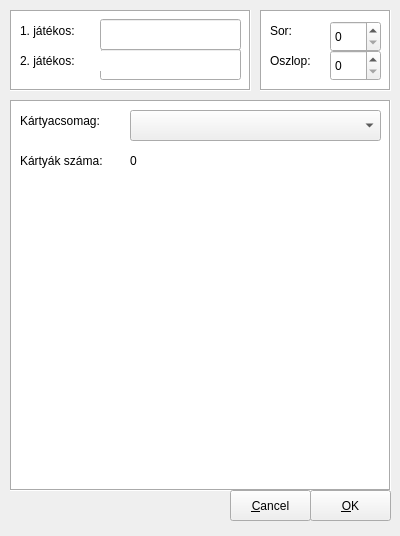
<?xml version="1.0" encoding="UTF-8"?>
<ui version="4.0">
 <class>ConfigurationDialog</class>
 <widget class="QWidget" name="ConfigurationDialog">
  <property name="geometry">
   <rect>
    <x>0</x>
    <y>0</y>
    <width>400</width>
    <height>536</height>
   </rect>
  </property>
  <property name="windowTitle">
   <string>Form</string>
  </property>
  <property name="styleSheet">
   <string notr="true">QFrame { background-color : white }</string>
  </property>
  <widget class="QFrame" name="frame">
   <property name="geometry">
    <rect>
     <x>10</x>
     <y>10</y>
     <width>241</width>
     <height>81</height>
    </rect>
   </property>
   <property name="frameShape">
    <enum>QFrame::Box</enum>
   </property>
   <property name="frameShadow">
    <enum>QFrame::Sunken</enum>
   </property>
   <widget class="QLineEdit" name="lineSecondPlayerName">
    <property name="geometry">
     <rect>
      <x>90</x>
      <y>39</y>
      <width>141</width>
      <height>31</height>
     </rect>
    </property>
   </widget>
   <widget class="QLabel" name="label">
    <property name="geometry">
     <rect>
      <x>10</x>
      <y>10</y>
      <width>81</width>
      <height>21</height>
     </rect>
    </property>
    <property name="text">
     <string>1. játékos:</string>
    </property>
   </widget>
   <widget class="QLabel" name="label_2">
    <property name="geometry">
     <rect>
      <x>10</x>
      <y>40</y>
      <width>81</width>
      <height>21</height>
     </rect>
    </property>
    <property name="text">
     <string>2. játékos:</string>
    </property>
   </widget>
   <widget class="QLineEdit" name="lineFirstPlayerName">
    <property name="geometry">
     <rect>
      <x>90</x>
      <y>9</y>
      <width>141</width>
      <height>31</height>
     </rect>
    </property>
   </widget>
  </widget>
  <widget class="QFrame" name="frame_2">
   <property name="geometry">
    <rect>
     <x>260</x>
     <y>10</y>
     <width>131</width>
     <height>81</height>
    </rect>
   </property>
   <property name="frameShape">
    <enum>QFrame::Box</enum>
   </property>
   <property name="frameShadow">
    <enum>QFrame::Sunken</enum>
   </property>
   <widget class="QSpinBox" name="spinCols">
    <property name="geometry">
     <rect>
      <x>70</x>
      <y>40</y>
      <width>51</width>
      <height>31</height>
     </rect>
    </property>
   </widget>
   <widget class="QLabel" name="label_4">
    <property name="geometry">
     <rect>
      <x>10</x>
      <y>40</y>
      <width>51</width>
      <height>21</height>
     </rect>
    </property>
    <property name="text">
     <string>Oszlop:</string>
    </property>
   </widget>
   <widget class="QSpinBox" name="spinRows">
    <property name="geometry">
     <rect>
      <x>70</x>
      <y>11</y>
      <width>51</width>
      <height>31</height>
     </rect>
    </property>
   </widget>
   <widget class="QLabel" name="label_3">
    <property name="geometry">
     <rect>
      <x>10</x>
      <y>10</y>
      <width>46</width>
      <height>21</height>
     </rect>
    </property>
    <property name="text">
     <string>Sor:</string>
    </property>
   </widget>
  </widget>
  <widget class="QFrame" name="cardFrame">
   <property name="geometry">
    <rect>
     <x>10</x>
     <y>100</y>
     <width>381</width>
     <height>391</height>
    </rect>
   </property>
   <property name="styleSheet">
    <string notr="true"/>
   </property>
   <property name="frameShape">
    <enum>QFrame::Box</enum>
   </property>
   <property name="frameShadow">
    <enum>QFrame::Sunken</enum>
   </property>
   <widget class="QLabel" name="label_6">
    <property name="geometry">
     <rect>
      <x>10</x>
      <y>10</y>
      <width>101</width>
      <height>21</height>
     </rect>
    </property>
    <property name="text">
     <string>Kártyacsomag:</string>
    </property>
   </widget>
   <widget class="QComboBox" name="comboCardPack">
    <property name="geometry">
     <rect>
      <x>120</x>
      <y>10</y>
      <width>251</width>
      <height>31</height>
     </rect>
    </property>
   </widget>
   <widget class="QLabel" name="label_5">
    <property name="geometry">
     <rect>
      <x>10</x>
      <y>50</y>
      <width>111</width>
      <height>21</height>
     </rect>
    </property>
    <property name="text">
     <string>Kártyák száma:</string>
    </property>
   </widget>
   <widget class="QLabel" name="labelCardCount">
    <property name="geometry">
     <rect>
      <x>120</x>
      <y>50</y>
      <width>81</width>
      <height>21</height>
     </rect>
    </property>
    <property name="text">
     <string>0</string>
    </property>
   </widget>
   <widget class="QWidget" name="gridLayoutWidget">
    <property name="geometry">
     <rect>
      <x>10</x>
      <y>80</y>
      <width>361</width>
      <height>301</height>
     </rect>
    </property>
    <layout class="QGridLayout" name="cardLayout"/>
   </widget>
  </widget>
  <widget class="QPushButton" name="buttonOk">
   <property name="geometry">
    <rect>
     <x>310</x>
     <y>490</y>
     <width>81</width>
     <height>31</height>
    </rect>
   </property>
   <property name="text">
    <string>&amp;OK</string>
   </property>
  </widget>
  <widget class="QPushButton" name="buttonCancel">
   <property name="geometry">
    <rect>
     <x>230</x>
     <y>490</y>
     <width>81</width>
     <height>31</height>
    </rect>
   </property>
   <property name="text">
    <string>&amp;Cancel</string>
   </property>
  </widget>
 </widget>
 <tabstops>
  <tabstop>lineFirstPlayerName</tabstop>
  <tabstop>lineSecondPlayerName</tabstop>
  <tabstop>spinRows</tabstop>
  <tabstop>spinCols</tabstop>
  <tabstop>comboCardPack</tabstop>
  <tabstop>buttonCancel</tabstop>
  <tabstop>buttonOk</tabstop>
 </tabstops>
 <resources/>
 <connections/>
</ui>
